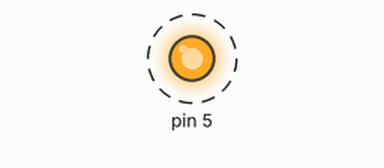
The sketch below on a simulated Arduino Uno, built with avr-gcc and run on an emulated ATmega328P. Parts: output pins drawn as LEDs (lit = HIGH). Dashed ring = blinking.

Above: at 0.5 s.
Timing chart, 0 to 4.6 s (numbered marks = the images above):
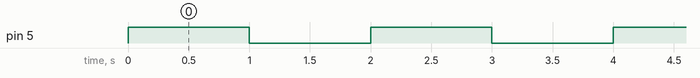

Measured:
- by itself, pin 5: alternates HIGH for 1.0 s and LOW for 1.0 s

The sketch:

code_delay_.ino
```cpp
void setup() {
  pinMode(5,OUTPUT);
  //pinMode(6,INPUT);
  Serial.begin(9600);
}

void loop() {

 //delay(5);
 //gggg:
 digitalWrite(5,HIGH);
 delay(1000);
 digitalWrite(5,LOW);
 delay(1000);

 //goto gggg;


}
```
